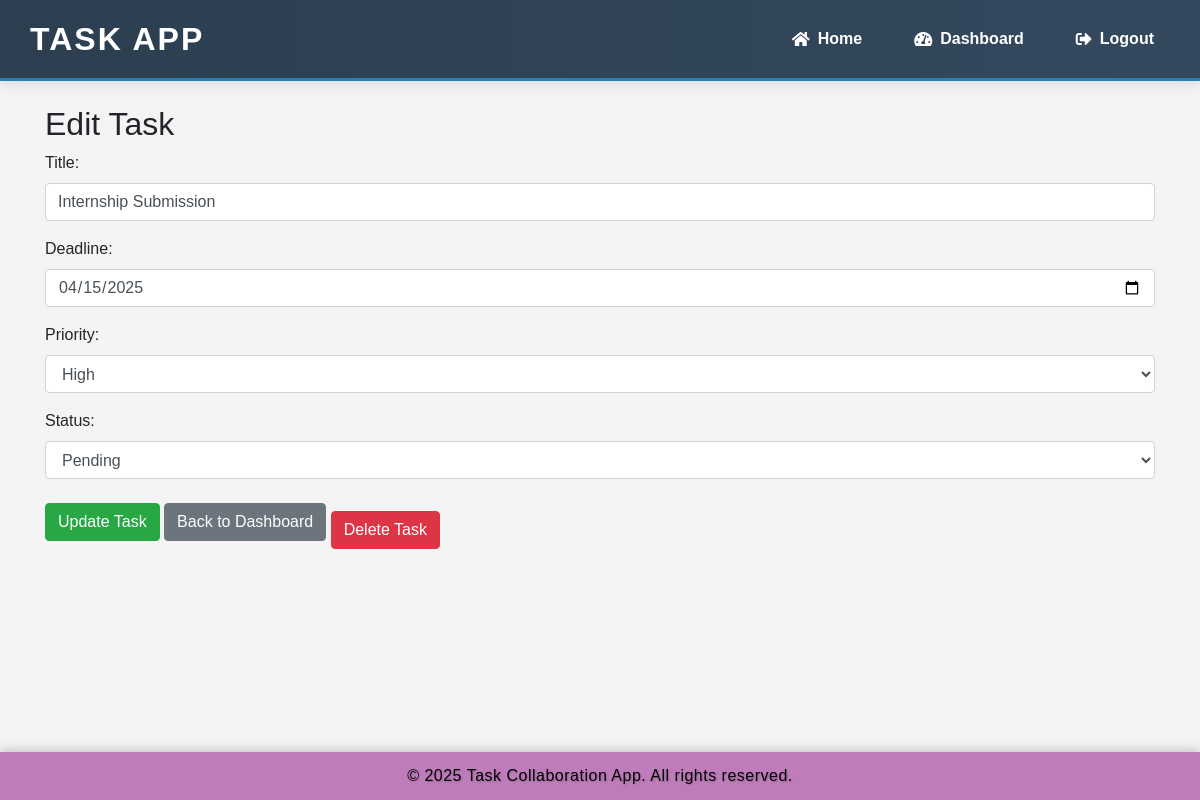
The page /task.php?id=2 (signed in) on the database its author committed.
### tables this page shows
CREATE TABLE `tasks` (
  `id` int(11) NOT NULL,
  `user_id` int(11) NOT NULL,
  `title` varchar(255) NOT NULL,
  `deadline` date NOT NULL,
  `priority` enum('High','Medium','Low') NOT NULL,
  `status` enum('Pending','Completed') DEFAULT 'Pending'
);

### task.php (the view, shortened to what this page needs)
<?php
include 'config/db.php';
include 'include/header.php';
$task_id = isset($_GET['id']) ? intval($_GET['id']) : null;
$isEditing = $task_id !== null;
$title = '';
$deadline = '';
$priority = '';
$status = '';
if ($isEditing) {
    $stmt = $conn->prepare("SELECT title, deadline, priority, status, user_id FROM tasks WHERE id = ?");
    $stmt->bind_param("i", $task_id);
    $stmt->execute();
    $stmt->bind_result($title, $deadline, $priority, $status, $task_user_id);
}
?>
<link href="https://cdn.jsdelivr.net/npm/bootstrap@4.6.2/dist/css/bootstrap.min.css" rel="stylesheet">
<div class="container mt-4">
    <h2><?php echo $isEditing ? 'Edit' : 'Create'; ?> Task</h2>
    <form method="POST" action="">
        <div class="form-group">
            <label for="title">Title:</label>
            <input type="text" id="title" name="title" class="form-control" value="<?php echo htmlspecialchars($title); ?>" required>
        </div>
        <div class="form-group">
            <label for="deadline">Deadline:</label>
            <input type="date" id="deadline" name="deadline" class="form-control" value="<?php echo htmlspecialchars($deadline); ?>" required>
        </div>
        <div class="form-group">
            <label for="priority">Priority:</label>
            <select id="priority" name="priority" class="form-control" required>
                <option value="High" <?php echo $priority == 'High' ? 'selected' : ''; ?>>High</option>
            </select>
        </div>
        <div class="form-group">
            <label for="status">Status:</label>
            <select id="status" name="status" class="form-control" required>
                <option value="Pending" <?php echo $status == 'Pending' ? 'selected' : ''; ?>>Pending</option>
            </select>
        </div>
        <button type="submit" class="btn btn-<?php echo $isEditing ? 'success' : 'primary'; ?>">
            <?php echo $isEditing ? 'Update' : 'Create'; ?> Task
        </button>
        <a href="dashboard.php" class="btn btn-secondary">Back to Dashboard</a>
        <?php if ($isEditing): ?>
            <button type="submit" name="delete" class="btn btn-danger mt-3" onclick="return confirm('Are you sure you want to delete this task?')">
                Delete Task
            </button>
        <?php endif; ?>
    </form>
</div>
<?php include 'include/footer.php'; ?>

### include/header.php (style rules this page uses)
* { margin: 0; padding: 0; box-sizing: border-box; }
body { font-family: 'Arial', sans-serif; background-color: #f4f4f4; }

### task.php (style rules this page uses)
* { margin: 0; padding: 0; box-sizing: border-box; }
body { font-family: 'Arial', sans-serif; background-color: #f4f4f4; }

### rows shown on the page
tasks: title "Internship Submission", deadline "04/15/2025", priority "High", status "Pending"
